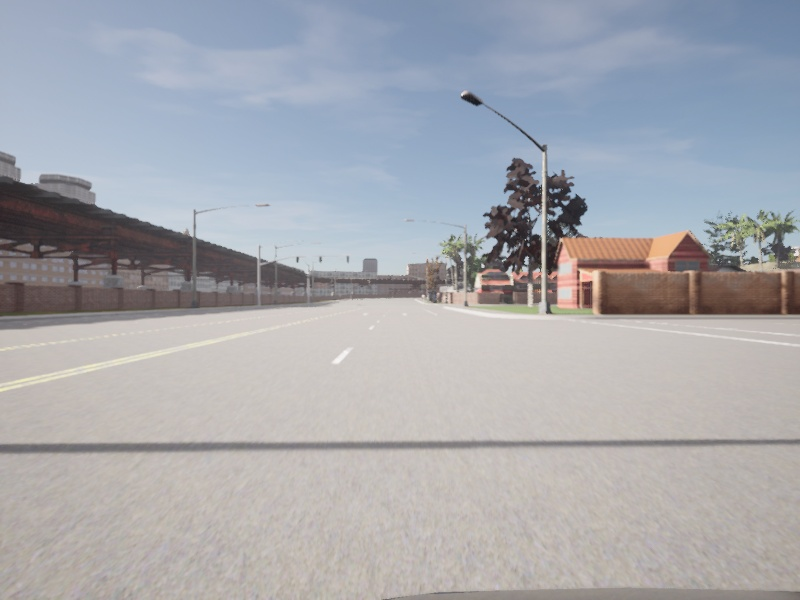
#> input picture src/code_ws/pictures/image_left_352.jpg, 800 x 600 px; its folder holds 4 pictures in this run
$ python FeatureDetection_Harris.py
#> lines starting #> are read from the running program, lines starting #| are printed output that depends on the picture; after the words box and inside, x2 and y2 are one past the last pixel; in counts of white or black regions, pixels touching at a corner belong together
#!/bin/python3
import cv2 as cv
import numpy as np


def read_img(img_num):
#> called with img_num = 352
    img = cv.imread(f"./pictures/image_left_{img_num}.jpg")
#> img is the input picture: shape (600, 800, 3); mean B, G, R 174.1, 168.5, 166.8
    return img


def read_stereoFromFiles(img_num):
    return [read_img(img_num), read_img(img_num)]


if __name__ == "__main__":
    # read images from files
    img_left, img_right = read_stereoFromFiles(352)
    # rpepare images
    gray_left = cv.cvtColor(img_left, cv.COLOR_BGR2GRAY)
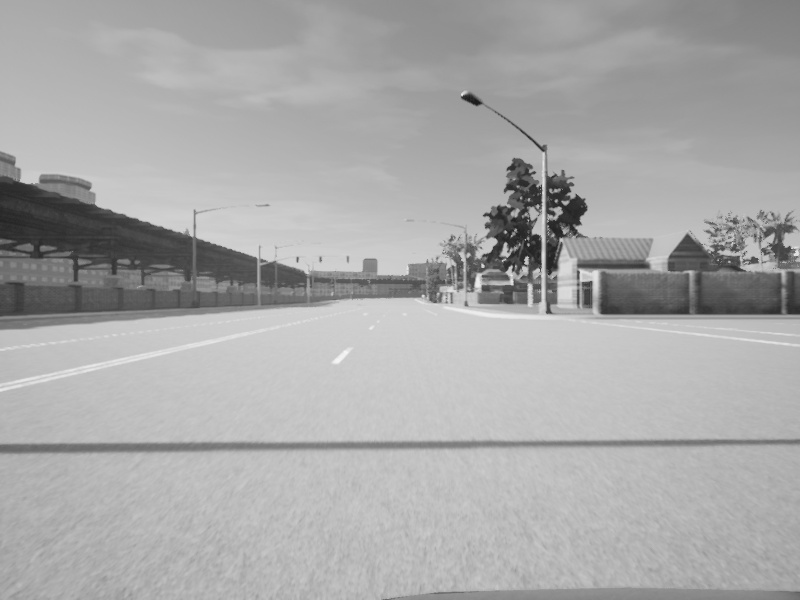
#> gray_left: shape (600, 800); min 26, max 246, mean 168.6
    gray_left = np.float32(gray_left)
    # apply corner detection
    dst = cv.cornerHarris(gray_left, 2, 3, 0.04)

    # Normalizing
    dst_norm = np.empty(dst.shape, dtype=np.float32)
    cv.normalize(dst, dst_norm, alpha=0, beta=255, norm_type=cv.NORM_MINMAX)
    dst_norm_scaled = cv.convertScaleAbs(dst_norm)
    cv.imshow("dst norm scaled", dst_norm_scaled)
    cv.waitKey(0)

    thresh = 180
    # Drawing a circle around corners
    for i in range(dst_norm.shape[0]):
        for j in range(dst_norm.shape[1]):
            if int(dst_norm[i, j]) > thresh:
                # cv.circle(dst_norm_scaled, (j, i), 5, (0), 2)
                cv.circle(img_left, (j, i), 5, (0, 255, 0), 2)
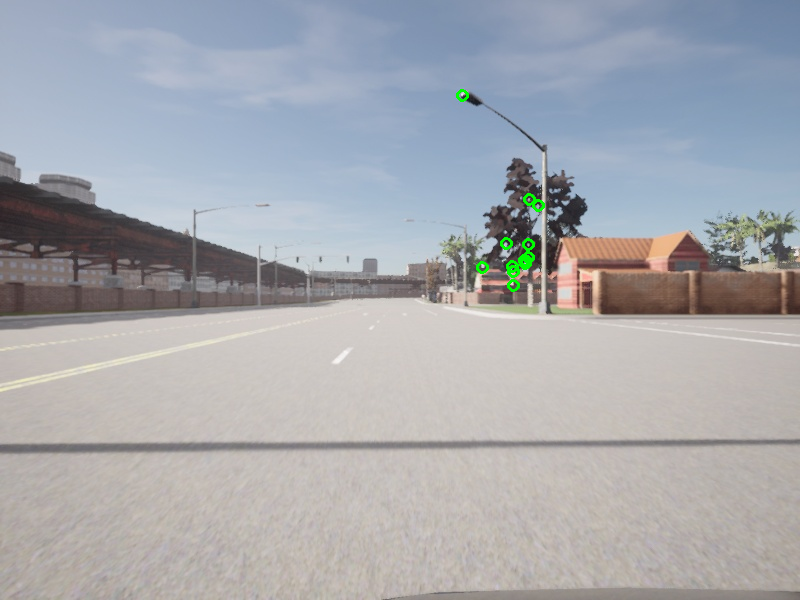
#> img_left: shape (600, 800, 3); 0.21% of pixels changed, all inside (x1, y1, x2, y2) = (456, 89, 545, 292)

    # cv.imshow("dst", dst_norm_scaled)
    cv.imshow("dst", img_left)
    cv.waitKey(0)
